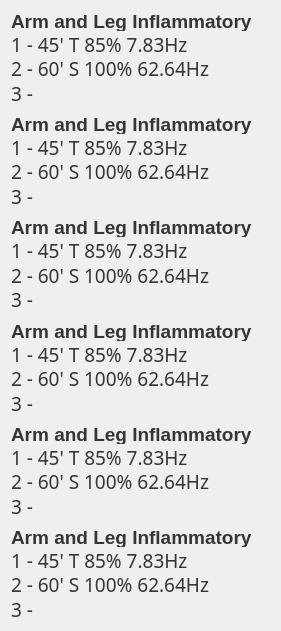
  <widget class="QWidget" name="layoutWidget_6">
   <property name="geometry">
    <rect>
     <x>995</x>
     <y>45</y>
     <width>281</width>
     <height>631</height>
    </rect>
   </property>
   <layout class="QVBoxLayout" name="verticalLayout_21">
    <property name="spacing">
     <number>10</number>
    </property>
    <item>
     <layout class="QVBoxLayout" name="verticalLayout_22">
      <property name="spacing">
       <number>2</number>
      </property>
      <item>
       <widget class="QLabel" name="memaDescLabel_3">
        <property name="sizePolicy">
         <sizepolicy hsizetype="Preferred" vsizetype="Fixed">
          <horstretch>0</horstretch>
          <verstretch>0</verstretch>
         </sizepolicy>
        </property>
        <property name="minimumSize">
         <size>
          <width>0</width>
          <height>20</height>
         </size>
        </property>
        <property name="font">
         <font>
          <family>Liberation Sans</family>
          <pointsize>14</pointsize>
          <weight>75</weight>
          <bold>true</bold>
         </font>
        </property>
        <property name="styleSheet">
         <string notr="true">color: rgb(55, 52, 53);</string>
        </property>
        <property name="text">
         <string>Arm and Leg Inflammatory</string>
        </property>
       </widget>
      </item>
      <item>
       <widget class="QLabel" name="memaOneLabel_3">
        <property name="sizePolicy">
         <sizepolicy hsizetype="Preferred" vsizetype="Fixed">
          <horstretch>0</horstretch>
          <verstretch>0</verstretch>
         </sizepolicy>
        </property>
        <property name="minimumSize">
         <size>
          <width>0</width>
          <height>20</height>
         </size>
        </property>
        <property name="font">
         <font>
          <family>Sans Serif</family>
          <pointsize>14</pointsize>
          <weight>50</weight>
          <bold>false</bold>
         </font>
        </property>
        <property name="styleSheet">
         <string notr="true">color: rgb(55, 52, 53);</string>
        </property>
        <property name="text">
         <string>1 - 45' T 85% 7.83Hz</string>
        </property>
       </widget>
      </item>
      <item>
       <widget class="QLabel" name="memaTwoLabel_3">
        <property name="sizePolicy">
         <sizepolicy hsizetype="Preferred" vsizetype="Fixed">
          <horstretch>0</horstretch>
          <verstretch>0</verstretch>
         </sizepolicy>
        </property>
        <property name="minimumSize">
         <size>
          <width>0</width>
          <height>20</height>
         </size>
        </property>
        <property name="font">
         <font>
          <family>Sans Serif</family>
          <pointsize>14</pointsize>
          <weight>50</weight>
          <bold>false</bold>
         </font>
        </property>
        <property name="styleSheet">
         <string notr="true">color: rgb(55, 52, 53);</string>
        </property>
        <property name="text">
         <string>2 - 60' S 100% 62.64Hz</string>
        </property>
       </widget>
      </item>
      <item>
       <widget class="QLabel" name="memaThreeLabel_3">
        <property name="sizePolicy">
         <sizepolicy hsizetype="Preferred" vsizetype="Fixed">
          <horstretch>0</horstretch>
          <verstretch>0</verstretch>
         </sizepolicy>
        </property>
        <property name="minimumSize">
         <size>
          <width>0</width>
          <height>10</height>
         </size>
        </property>
        <property name="font">
         <font>
          <family>Sans Serif</family>
          <pointsize>14</pointsize>
          <weight>50</weight>
          <bold>false</bold>
         </font>
        </property>
        <property name="styleSheet">
         <string notr="true">color: rgb(55, 52, 53);</string>
        </property>
        <property name="text">
         <string>3 -</string>
        </property>
       </widget>
      </item>
     </layout>
    </item>
    <item>
     <layout class="QVBoxLayout" name="verticalLayout_23">
      <property name="spacing">
       <number>2</number>
      </property>
      <item>
       <widget class="QLabel" name="membDescLabel_3">
        <property name="sizePolicy">
         <sizepolicy hsizetype="Preferred" vsizetype="Fixed">
          <horstretch>0</horstretch>
          <verstretch>0</verstretch>
         </sizepolicy>
        </property>
        <property name="minimumSize">
         <size>
          <width>0</width>
          <height>20</height>
         </size>
        </property>
        <property name="font">
         <font>
          <family>Liberation Sans</family>
          <pointsize>14</pointsize>
          <weight>75</weight>
          <bold>true</bold>
         </font>
        </property>
        <property name="styleSheet">
         <string notr="true">color: rgb(55, 52, 53);</string>
        </property>
        <property name="text">
         <string>Arm and Leg Inflammatory</string>
        </property>
       </widget>
      </item>
      <item>
       <widget class="QLabel" name="membOneLabel_3">
        <property name="sizePolicy">
         <sizepolicy hsizetype="Preferred" vsizetype="Fixed">
          <horstretch>0</horstretch>
          <verstretch>0</verstretch>
         </sizepolicy>
        </property>
        <property name="minimumSize">
         <size>
          <width>0</width>
          <height>20</height>
         </size>
        </property>
        <property name="font">
         <font>
          <family>Sans Serif</family>
          <pointsize>14</pointsize>
          <weight>50</weight>
          <bold>false</bold>
         </font>
        </property>
        <property name="styleSheet">
         <string notr="true">color: rgb(55, 52, 53);</string>
        </property>
        <property name="text">
         <string>1 - 45' T 85% 7.83Hz</string>
        </property>
       </widget>
      </item>
      <item>
       <widget class="QLabel" name="membTwoLabel_3">
        <property name="sizePolicy">
         <sizepolicy hsizetype="Preferred" vsizetype="Fixed">
          <horstretch>0</horstretch>
          <verstretch>0</verstretch>
         </sizepolicy>
        </property>
        <property name="minimumSize">
         <size>
          <width>0</width>
          <height>20</height>
         </size>
        </property>
        <property name="font">
         <font>
          <family>Sans Serif</family>
          <pointsize>14</pointsize>
          <weight>50</weight>
          <bold>false</bold>
         </font>
        </property>
        <property name="styleSheet">
         <string notr="true">color: rgb(55, 52, 53);</string>
        </property>
        <property name="text">
         <string>2 - 60' S 100% 62.64Hz</string>
        </property>
       </widget>
      </item>
      <item>
       <widget class="QLabel" name="membThreeLabel_3">
        <property name="sizePolicy">
         <sizepolicy hsizetype="Preferred" vsizetype="Fixed">
          <horstretch>0</horstretch>
          <verstretch>0</verstretch>
         </sizepolicy>
        </property>
        <property name="minimumSize">
         <size>
          <width>0</width>
          <height>10</height>
         </size>
        </property>
        <property name="font">
         <font>
          <family>Sans Serif</family>
          <pointsize>14</pointsize>
          <weight>50</weight>
          <bold>false</bold>
         </font>
        </property>
        <property name="styleSheet">
         <string notr="true">color: rgb(55, 52, 53);</string>
        </property>
        <property name="text">
         <string>3 -</string>
        </property>
       </widget>
      </item>
     </layout>
    </item>
    <item>
     <layout class="QVBoxLayout" name="verticalLayout_24">
      <property name="spacing">
       <number>2</number>
      </property>
      <item>
       <widget class="QLabel" name="memcDescLabel_6">
        <property name="sizePolicy">
         <sizepolicy hsizetype="Preferred" vsizetype="Fixed">
          <horstretch>0</horstretch>
          <verstretch>0</verstretch>
         </sizepolicy>
        </property>
        <property name="minimumSize">
         <size>
          <width>0</width>
          <height>20</height>
         </size>
        </property>
        <property name="font">
         <font>
          <family>Liberation Sans</family>
          <pointsize>14</pointsize>
          <weight>75</weight>
          <bold>true</bold>
         </font>
        </property>
        <property name="styleSheet">
         <string notr="true">color: rgb(55, 52, 53);</string>
        </property>
        <property name="text">
         <string>Arm and Leg Inflammatory</string>
        </property>
       </widget>
      </item>
      <item>
       <widget class="QLabel" name="memcOneLabel_6">
        <property name="sizePolicy">
         <sizepolicy hsizetype="Preferred" vsizetype="Fixed">
          <horstretch>0</horstretch>
          <verstretch>0</verstretch>
         </sizepolicy>
        </property>
        <property name="minimumSize">
         <size>
          <width>0</width>
          <height>20</height>
         </size>
        </property>
        <property name="font">
         <font>
          <family>Sans Serif</family>
          <pointsize>14</pointsize>
          <weight>50</weight>
          <bold>false</bold>
         </font>
        </property>
        <property name="styleSheet">
         <string notr="true">color: rgb(55, 52, 53);</string>
        </property>
        <property name="text">
         <string>1 - 45' T 85% 7.83Hz</string>
        </property>
       </widget>
      </item>
      <item>
       <widget class="QLabel" name="memcTwoLabel_6">
        <property name="sizePolicy">
         <sizepolicy hsizetype="Preferred" vsizetype="Fixed">
          <horstretch>0</horstretch>
          <verstretch>0</verstretch>
         </sizepolicy>
        </property>
        <property name="minimumSize">
         <size>
          <width>0</width>
          <height>20</height>
         </size>
        </property>
        <property name="font">
         <font>
          <family>Sans Serif</family>
          <pointsize>14</pointsize>
          <weight>50</weight>
          <bold>false</bold>
         </font>
        </property>
        <property name="styleSheet">
         <string notr="true">color: rgb(55, 52, 53);</string>
        </property>
        <property name="text">
         <string>2 - 60' S 100% 62.64Hz</string>
        </property>
       </widget>
      </item>
      <item>
       <widget class="QLabel" name="memcThreeLabel_6">
        <property name="sizePolicy">
         <sizepolicy hsizetype="Preferred" vsizetype="Fixed">
          <horstretch>0</horstretch>
          <verstretch>0</verstretch>
         </sizepolicy>
        </property>
        <property name="minimumSize">
         <size>
          <width>0</width>
          <height>10</height>
         </size>
        </property>
        <property name="font">
         <font>
          <family>Sans Serif</family>
          <pointsize>14</pointsize>
          <weight>50</weight>
          <bold>false</bold>
         </font>
        </property>
        <property name="styleSheet">
         <string notr="true">color: rgb(55, 52, 53);</string>
        </property>
        <property name="text">
         <string>3 -</string>
        </property>
       </widget>
      </item>
     </layout>
    </item>
    <item>
     <layout class="QVBoxLayout" name="verticalLayout_25">
      <property name="spacing">
       <number>2</number>
      </property>
      <item>
       <widget class="QLabel" name="memcDescLabel_7">
        <property name="sizePolicy">
         <sizepolicy hsizetype="Preferred" vsizetype="Fixed">
          <horstretch>0</horstretch>
          <verstretch>0</verstretch>
         </sizepolicy>
        </property>
        <property name="minimumSize">
         <size>
          <width>0</width>
          <height>20</height>
         </size>
        </property>
        <property name="font">
         <font>
          <family>Liberation Sans</family>
          <pointsize>14</pointsize>
          <weight>75</weight>
          <bold>true</bold>
         </font>
        </property>
        <property name="styleSheet">
         <string notr="true">color: rgb(55, 52, 53);</string>
        </property>
        <property name="text">
         <string>Arm and Leg Inflammatory</string>
        </property>
       </widget>
      </item>
      <item>
       <widget class="QLabel" name="memcOneLabel_7">
        <property name="sizePolicy">
         <sizepolicy hsizetype="Preferred" vsizetype="Fixed">
          <horstretch>0</horstretch>
          <verstretch>0</verstretch>
         </sizepolicy>
        </property>
        <property name="minimumSize">
         <size>
          <width>0</width>
          <height>20</height>
         </size>
        </property>
        <property name="font">
         <font>
          <family>Sans Serif</family>
          <pointsize>14</pointsize>
          <weight>50</weight>
          <bold>false</bold>
         </font>
        </property>
        <property name="styleSheet">
         <string notr="true">color: rgb(55, 52, 53);</string>
        </property>
        <property name="text">
         <string>1 - 45' T 85% 7.83Hz</string>
        </property>
       </widget>
      </item>
      <item>
       <widget class="QLabel" name="memcTwoLabel_7">
        <property name="sizePolicy">
         <sizepolicy hsizetype="Preferred" vsizetype="Fixed">
          <horstretch>0</horstretch>
          <verstretch>0</verstretch>
         </sizepolicy>
        </property>
        <property name="minimumSize">
         <size>
          <width>0</width>
          <height>20</height>
         </size>
        </property>
        <property name="font">
         <font>
          <family>Sans Serif</family>
          <pointsize>14</pointsize>
          <weight>50</weight>
          <bold>false</bold>
         </font>
        </property>
        <property name="styleSheet">
         <string notr="true">color: rgb(55, 52, 53);</string>
        </property>
        <property name="text">
         <string>2 - 60' S 100% 62.64Hz</string>
        </property>
       </widget>
      </item>
      <item>
       <widget class="QLabel" name="memcThreeLabel_7">
        <property name="sizePolicy">
         <sizepolicy hsizetype="Preferred" vsizetype="Fixed">
          <horstretch>0</horstretch>
          <verstretch>0</verstretch>
         </sizepolicy>
        </property>
        <property name="minimumSize">
         <size>
          <width>0</width>
          <height>10</height>
         </size>
        </property>
        <property name="font">
         <font>
          <family>Sans Serif</family>
          <pointsize>14</pointsize>
          <weight>50</weight>
          <bold>false</bold>
         </font>
        </property>
        <property name="styleSheet">
         <string notr="true">color: rgb(55, 52, 53);</string>
        </property>
        <property name="text">
         <string>3 -</string>
        </property>
       </widget>
      </item>
     </layout>
    </item>
    <item>
     <layout class="QVBoxLayout" name="verticalLayout_26">
      <property name="spacing">
       <number>2</number>
      </property>
      <item>
       <widget class="QLabel" name="memcDescLabel_8">
        <property name="sizePolicy">
         <sizepolicy hsizetype="Preferred" vsizetype="Fixed">
          <horstretch>0</horstretch>
          <verstretch>0</verstretch>
         </sizepolicy>
        </property>
        <property name="minimumSize">
         <size>
          <width>0</width>
          <height>20</height>
         </size>
        </property>
        <property name="font">
         <font>
          <family>Liberation Sans</family>
          <pointsize>14</pointsize>
          <weight>75</weight>
          <bold>true</bold>
         </font>
        </property>
        <property name="styleSheet">
         <string notr="true">color: rgb(55, 52, 53);</string>
        </property>
        <property name="text">
         <string>Arm and Leg Inflammatory</string>
        </property>
       </widget>
      </item>
      <item>
       <widget class="QLabel" name="memcOneLabel_8">
        <property name="sizePolicy">
         <sizepolicy hsizetype="Preferred" vsizetype="Fixed">
          <horstretch>0</horstretch>
          <verstretch>0</verstretch>
         </sizepolicy>
        </property>
        <property name="minimumSize">
         <size>
          <width>0</width>
          <height>20</height>
         </size>
        </property>
        <property name="font">
         <font>
          <family>Sans Serif</family>
          <pointsize>14</pointsize>
          <weight>50</weight>
          <bold>false</bold>
         </font>
        </property>
        <property name="styleSheet">
         <string notr="true">color: rgb(55, 52, 53);</string>
        </property>
        <property name="text">
         <string>1 - 45' T 85% 7.83Hz</string>
        </property>
       </widget>
      </item>
      <item>
       <widget class="QLabel" name="memcTwoLabel_8">
        <property name="sizePolicy">
         <sizepolicy hsizetype="Preferred" vsizetype="Fixed">
          <horstretch>0</horstretch>
          <verstretch>0</verstretch>
         </sizepolicy>
        </property>
        <property name="minimumSize">
         <size>
          <width>0</width>
          <height>20</height>
         </size>
        </property>
        <property name="font">
         <font>
          <family>Sans Serif</family>
          <pointsize>14</pointsize>
          <weight>50</weight>
          <bold>false</bold>
         </font>
        </property>
        <property name="styleSheet">
         <string notr="true">color: rgb(55, 52, 53);</string>
        </property>
        <property name="text">
         <string>2 - 60' S 100% 62.64Hz</string>
        </property>
       </widget>
      </item>
      <item>
       <widget class="QLabel" name="memcThreeLabel_8">
        <property name="sizePolicy">
         <sizepolicy hsizetype="Preferred" vsizetype="Fixed">
          <horstretch>0</horstretch>
          <verstretch>0</verstretch>
         </sizepolicy>
        </property>
        <property name="minimumSize">
         <size>
          <width>0</width>
          <height>10</height>
         </size>
        </property>
        <property name="font">
         <font>
          <family>Sans Serif</family>
          <pointsize>14</pointsize>
          <weight>50</weight>
          <bold>false</bold>
         </font>
        </property>
        <property name="styleSheet">
         <string notr="true">color: rgb(55, 52, 53);</string>
        </property>
        <property name="text">
         <string>3 -</string>
        </property>
       </widget>
      </item>
     </layout>
    </item>
    <item>
     <layout class="QVBoxLayout" name="verticalLayout_28">
      <property name="spacing">
       <number>2</number>
      </property>
      <item>
       <widget class="QLabel" name="memdDescLabel_3">
        <property name="sizePolicy">
         <sizepolicy hsizetype="Preferred" vsizetype="Fixed">
          <horstretch>0</horstretch>
          <verstretch>0</verstretch>
         </sizepolicy>
        </property>
        <property name="minimumSize">
         <size>
          <width>0</width>
          <height>20</height>
         </size>
        </property>
        <property name="font">
         <font>
          <family>Liberation Sans</family>
          <pointsize>14</pointsize>
          <weight>75</weight>
          <bold>true</bold>
         </font>
        </property>
        <property name="styleSheet">
         <string notr="true">color: rgb(55, 52, 53);</string>
        </property>
        <property name="text">
         <string>Arm and Leg Inflammatory</string>
        </property>
       </widget>
      </item>
      <item>
       <widget class="QLabel" name="memdOneLabel_3">
        <property name="sizePolicy">
         <sizepolicy hsizetype="Preferred" vsizetype="Fixed">
          <horstretch>0</horstretch>
          <verstretch>0</verstretch>
         </sizepolicy>
        </property>
        <property name="minimumSize">
         <size>
          <width>0</width>
          <height>20</height>
         </size>
        </property>
        <property name="font">
         <font>
          <family>Sans Serif</family>
          <pointsize>14</pointsize>
          <weight>50</weight>
          <bold>false</bold>
         </font>
        </property>
        <property name="styleSheet">
         <string notr="true">color: rgb(55, 52, 53);</string>
        </property>
        <property name="text">
         <string>1 - 45' T 85% 7.83Hz</string>
        </property>
       </widget>
      </item>
      <item>
       <widget class="QLabel" name="memdTwoLabel_3">
        <property name="sizePolicy">
         <sizepolicy hsizetype="Preferred" vsizetype="Fixed">
          <horstretch>0</horstretch>
          <verstretch>0</verstretch>
         </sizepolicy>
        </property>
        <property name="minimumSize">
         <size>
          <width>0</width>
          <height>20</height>
         </size>
        </property>
        <property name="font">
         <font>
          <family>Sans Serif</family>
          <pointsize>14</pointsize>
          <weight>50</weight>
          <bold>false</bold>
         </font>
        </property>
        <property name="styleSheet">
         <string notr="true">color: rgb(55, 52, 53);</string>
        </property>
        <property name="text">
         <string>2 - 60' S 100% 62.64Hz</string>
        </property>
       </widget>
      </item>
      <item>
       <widget class="QLabel" name="memdThreeLabel_3">
        <property name="sizePolicy">
         <sizepolicy hsizetype="Preferred" vsizetype="Fixed">
          <horstretch>0</horstretch>
          <verstretch>0</verstretch>
         </sizepolicy>
        </property>
        <property name="minimumSize">
         <size>
          <width>0</width>
          <height>10</height>
         </size>
        </property>
        <property name="font">
         <font>
          <family>Sans Serif</family>
          <pointsize>14</pointsize>
          <weight>50</weight>
          <bold>false</bold>
         </font>
        </property>
        <property name="styleSheet">
         <string notr="true">color: rgb(55, 52, 53);</string>
        </property>
        <property name="text">
         <string>3 -</string>
        </property>
       </widget>
      </item>
     </layout>
    </item>
   </layout>
  </widget>
